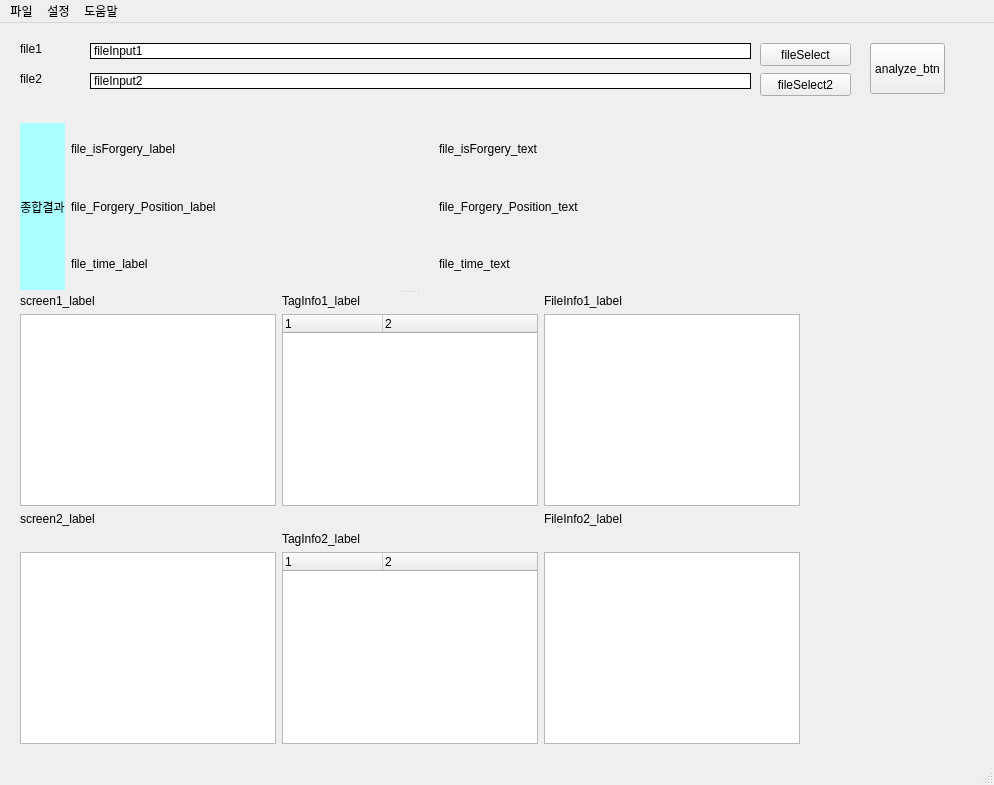
<?xml version="1.0" encoding="UTF-8"?>
<ui version="4.0">
 <class>MainWindow</class>
 <widget class="QMainWindow" name="MainWindow">
  <property name="geometry">
   <rect>
    <x>0</x>
    <y>0</y>
    <width>994</width>
    <height>785</height>
   </rect>
  </property>
  <property name="windowTitle">
   <string>MainWindow</string>
  </property>
  <widget class="QWidget" name="centralwidget">
   <widget class="QPushButton" name="fileSelect">
    <property name="enabled">
     <bool>true</bool>
    </property>
    <property name="geometry">
     <rect>
      <x>760</x>
      <y>20</y>
      <width>91</width>
      <height>23</height>
     </rect>
    </property>
    <property name="contextMenuPolicy">
     <enum>Qt::ActionsContextMenu</enum>
    </property>
    <property name="text">
     <string>fileSelect</string>
    </property>
   </widget>
   <widget class="QSplitter" name="splitter">
    <property name="geometry">
     <rect>
      <x>20</x>
      <y>100</y>
      <width>941</width>
      <height>621</height>
     </rect>
    </property>
    <property name="orientation">
     <enum>Qt::Vertical</enum>
    </property>
    <widget class="QWidget" name="gridLayoutWidget">
     <layout class="QGridLayout" name="gridLayout" columnstretch="0,0,0">
      <property name="horizontalSpacing">
       <number>6</number>
      </property>
      <item row="2" column="1">
       <widget class="QLabel" name="file_time_label">
        <property name="text">
         <string>file_time_label</string>
        </property>
       </widget>
      </item>
      <item row="2" column="2">
       <widget class="QLabel" name="file_time_text">
        <property name="text">
         <string>file_time_text</string>
        </property>
       </widget>
      </item>
      <item row="1" column="1">
       <widget class="QLabel" name="file_Forgery_Position_label">
        <property name="text">
         <string>file_Forgery_Position_label</string>
        </property>
       </widget>
      </item>
      <item row="0" column="2">
       <widget class="QLabel" name="file_isForgery_text">
        <property name="text">
         <string>file_isForgery_text</string>
        </property>
       </widget>
      </item>
      <item row="1" column="2">
       <widget class="QLabel" name="label_8">
        <property name="text">
         <string>file_Forgery_Position_text</string>
        </property>
       </widget>
      </item>
      <item row="0" column="1">
       <widget class="QLabel" name="file_isForgery_label">
        <property name="text">
         <string>file_isForgery_label</string>
        </property>
       </widget>
      </item>
      <item row="0" column="0" rowspan="3">
       <widget class="QLabel" name="label_7">
        <property name="sizePolicy">
         <sizepolicy hsizetype="Fixed" vsizetype="Preferred">
          <horstretch>0</horstretch>
          <verstretch>0</verstretch>
         </sizepolicy>
        </property>
        <property name="styleSheet">
         <string notr="true">background-color: rgb(170, 255, 255);

alternate-background-color: rgb(170, 255, 127);</string>
        </property>
        <property name="text">
         <string>종합결과</string>
        </property>
        <property name="alignment">
         <set>Qt::AlignCenter</set>
        </property>
       </widget>
      </item>
     </layout>
    </widget>
    <widget class="QWidget" name="gridLayoutWidget_2">
     <layout class="QGridLayout" name="gridLayout_3">
      <property name="sizeConstraint">
       <enum>QLayout::SetFixedSize</enum>
      </property>
      <item row="0" column="2">
       <widget class="QLabel" name="FileInfo1_label">
        <property name="text">
         <string>FileInfo1_label</string>
        </property>
       </widget>
      </item>
      <item row="2" column="0">
       <widget class="QGraphicsView" name="screen1_Widget">
        <property name="sizePolicy">
         <sizepolicy hsizetype="Preferred" vsizetype="Expanding">
          <horstretch>0</horstretch>
          <verstretch>0</verstretch>
         </sizepolicy>
        </property>
       </widget>
      </item>
      <item row="5" column="0">
       <widget class="QGraphicsView" name="screen2_Widget">
        <property name="sizePolicy">
         <sizepolicy hsizetype="Preferred" vsizetype="Expanding">
          <horstretch>0</horstretch>
          <verstretch>0</verstretch>
         </sizepolicy>
        </property>
       </widget>
      </item>
      <item row="0" column="1">
       <widget class="QLabel" name="TagInfo1_label">
        <property name="text">
         <string>TagInfo1_label</string>
        </property>
       </widget>
      </item>
      <item row="5" column="2">
       <widget class="QTableWidget" name="FileInfo2_Widget">
        <property name="sizePolicy">
         <sizepolicy hsizetype="Fixed" vsizetype="Expanding">
          <horstretch>0</horstretch>
          <verstretch>0</verstretch>
         </sizepolicy>
        </property>
        <property name="font">
         <font>
          <pointsize>7</pointsize>
         </font>
        </property>
       </widget>
      </item>
      <item row="3" column="0">
       <widget class="QLabel" name="screen2">
        <property name="text">
         <string>screen2_label</string>
        </property>
       </widget>
      </item>
      <item row="3" column="2">
       <widget class="QLabel" name="FileInformation1_label_2">
        <property name="text">
         <string>FileInfo2_label</string>
        </property>
       </widget>
      </item>
      <item row="0" column="0">
       <widget class="QLabel" name="screen1">
        <property name="text">
         <string>screen1_label</string>
        </property>
       </widget>
      </item>
      <item row="5" column="1">
       <widget class="QTreeWidget" name="TagInfo2_Widget">
        <property name="sizePolicy">
         <sizepolicy hsizetype="Fixed" vsizetype="Expanding">
          <horstretch>0</horstretch>
          <verstretch>0</verstretch>
         </sizepolicy>
        </property>
        <property name="contextMenuPolicy">
         <enum>Qt::ActionsContextMenu</enum>
        </property>
        <column>
         <property name="text">
          <string notr="true">1</string>
         </property>
        </column>
        <column>
         <property name="text">
          <string>2</string>
         </property>
        </column>
       </widget>
      </item>
      <item row="2" column="2">
       <widget class="QTableWidget" name="FileInfo1_Widget">
        <property name="sizePolicy">
         <sizepolicy hsizetype="Fixed" vsizetype="Expanding">
          <horstretch>0</horstretch>
          <verstretch>0</verstretch>
         </sizepolicy>
        </property>
        <property name="font">
         <font>
          <pointsize>7</pointsize>
         </font>
        </property>
       </widget>
      </item>
      <item row="2" column="1">
       <widget class="QTreeWidget" name="TagInfo1_Widget">
        <property name="sizePolicy">
         <sizepolicy hsizetype="Fixed" vsizetype="Expanding">
          <horstretch>0</horstretch>
          <verstretch>0</verstretch>
         </sizepolicy>
        </property>
        <property name="contextMenuPolicy">
         <enum>Qt::ActionsContextMenu</enum>
        </property>
        <column>
         <property name="text">
          <string notr="true">1</string>
         </property>
        </column>
        <column>
         <property name="text">
          <string>2</string>
         </property>
        </column>
       </widget>
      </item>
      <item row="4" column="1">
       <widget class="QLabel" name="TagInfo2_label">
        <property name="text">
         <string>TagInfo2_label</string>
        </property>
       </widget>
      </item>
     </layout>
    </widget>
   </widget>
   <widget class="QLabel" name="file2">
    <property name="geometry">
     <rect>
      <x>20</x>
      <y>50</y>
      <width>56</width>
      <height>12</height>
     </rect>
    </property>
    <property name="text">
     <string>file2</string>
    </property>
   </widget>
   <widget class="QLabel" name="file1">
    <property name="geometry">
     <rect>
      <x>20</x>
      <y>20</y>
      <width>56</width>
      <height>12</height>
     </rect>
    </property>
    <property name="text">
     <string>file1</string>
    </property>
   </widget>
   <widget class="QPushButton" name="fileSelect2">
    <property name="enabled">
     <bool>true</bool>
    </property>
    <property name="geometry">
     <rect>
      <x>760</x>
      <y>50</y>
      <width>91</width>
      <height>23</height>
     </rect>
    </property>
    <property name="contextMenuPolicy">
     <enum>Qt::ActionsContextMenu</enum>
    </property>
    <property name="text">
     <string>fileSelect2</string>
    </property>
   </widget>
   <widget class="QLabel" name="fileInput2">
    <property name="geometry">
     <rect>
      <x>90</x>
      <y>50</y>
      <width>661</width>
      <height>16</height>
     </rect>
    </property>
    <property name="styleSheet">
     <string notr="true">background-color: rgb(255, 255, 255);
border-color: rgb(0, 0, 0);border-width:1px;border-style:solid;

</string>
    </property>
    <property name="text">
     <string>fileInput2</string>
    </property>
   </widget>
   <widget class="QLabel" name="fileInput1">
    <property name="geometry">
     <rect>
      <x>90</x>
      <y>20</y>
      <width>661</width>
      <height>16</height>
     </rect>
    </property>
    <property name="styleSheet">
     <string notr="true">background-color: rgb(255, 255, 255);
border-color: rgb(0, 0, 0);border-width:1px;border-style:solid;

</string>
    </property>
    <property name="text">
     <string>fileInput1</string>
    </property>
   </widget>
   <widget class="QPushButton" name="analyze_btn">
    <property name="geometry">
     <rect>
      <x>870</x>
      <y>20</y>
      <width>75</width>
      <height>51</height>
     </rect>
    </property>
    <property name="text">
     <string>analyze_btn</string>
    </property>
   </widget>
  </widget>
  <widget class="QMenuBar" name="menubar">
   <property name="geometry">
    <rect>
     <x>0</x>
     <y>0</y>
     <width>994</width>
     <height>22</height>
    </rect>
   </property>
   <widget class="QMenu" name="menu">
    <property name="title">
     <string>파일</string>
    </property>
   </widget>
   <widget class="QMenu" name="menu_2">
    <property name="title">
     <string>설정</string>
    </property>
   </widget>
   <widget class="QMenu" name="menu_3">
    <property name="title">
     <string>도움말</string>
    </property>
   </widget>
   <addaction name="menu"/>
   <addaction name="menu_2"/>
   <addaction name="menu_3"/>
  </widget>
  <widget class="QStatusBar" name="statusbar"/>
 </widget>
 <resources/>
 <connections/>
</ui>
